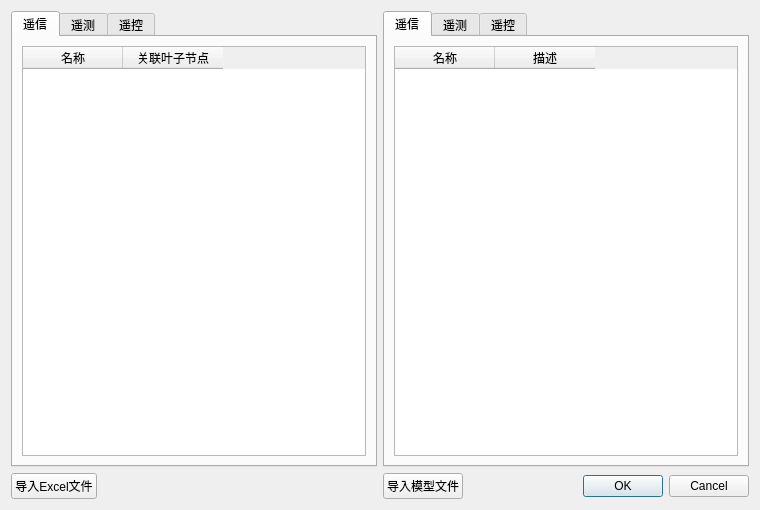
<?xml version="1.0" encoding="UTF-8"?>
<ui version="4.0">
 <class>ConfigDlg</class>
 <widget class="QDialog" name="ConfigDlg">
  <property name="geometry">
   <rect>
    <x>0</x>
    <y>0</y>
    <width>760</width>
    <height>510</height>
   </rect>
  </property>
  <property name="acceptDrops">
   <bool>true</bool>
  </property>
  <property name="windowTitle">
   <string>配置界面</string>
  </property>
  <layout class="QGridLayout" name="gridLayout">
   <item row="0" column="0">
    <widget class="QTabWidget" name="tabEXC">
     <property name="acceptDrops">
      <bool>true</bool>
     </property>
     <property name="currentIndex">
      <number>0</number>
     </property>
     <widget class="QWidget" name="eTab_YX">
      <attribute name="title">
       <string>遥信</string>
      </attribute>
      <layout class="QGridLayout" name="gridLayout_2">
       <item row="0" column="0">
        <widget class="QTableWidget" name="eTable_YX">
         <property name="acceptDrops">
          <bool>true</bool>
         </property>
         <column>
          <property name="text">
           <string>名称</string>
          </property>
         </column>
         <column>
          <property name="text">
           <string>关联叶子节点</string>
          </property>
         </column>
        </widget>
       </item>
      </layout>
     </widget>
     <widget class="QWidget" name="eTab_YC">
      <attribute name="title">
       <string>遥测</string>
      </attribute>
      <layout class="QGridLayout" name="gridLayout_4">
       <item row="0" column="0">
        <widget class="QTableWidget" name="eTable_YC">
         <column>
          <property name="text">
           <string>名称</string>
          </property>
         </column>
         <column>
          <property name="text">
           <string>关联叶子节点</string>
          </property>
         </column>
        </widget>
       </item>
      </layout>
     </widget>
     <widget class="QWidget" name="eTab_YK">
      <attribute name="title">
       <string>遥控</string>
      </attribute>
      <layout class="QGridLayout" name="gridLayout_6">
       <item row="0" column="0">
        <widget class="QTableWidget" name="eTable_YK">
         <column>
          <property name="text">
           <string>名称</string>
          </property>
         </column>
         <column>
          <property name="text">
           <string>关联叶子节点</string>
          </property>
         </column>
        </widget>
       </item>
      </layout>
     </widget>
    </widget>
   </item>
   <item row="0" column="1">
    <widget class="QTabWidget" name="tabICD">
     <property name="acceptDrops">
      <bool>true</bool>
     </property>
     <property name="currentIndex">
      <number>0</number>
     </property>
     <widget class="QWidget" name="iTab_YX">
      <attribute name="title">
       <string>遥信</string>
      </attribute>
      <layout class="QGridLayout" name="gridLayout_3">
       <item row="0" column="0">
        <widget class="QTableWidget" name="iTable_YX">
         <property name="mouseTracking">
          <bool>true</bool>
         </property>
         <property name="acceptDrops">
          <bool>true</bool>
         </property>
         <column>
          <property name="text">
           <string>名称</string>
          </property>
         </column>
         <column>
          <property name="text">
           <string>描述</string>
          </property>
         </column>
        </widget>
       </item>
      </layout>
     </widget>
     <widget class="QWidget" name="iTab_YC">
      <attribute name="title">
       <string>遥测</string>
      </attribute>
      <layout class="QGridLayout" name="gridLayout_5">
       <item row="0" column="0">
        <widget class="QTableWidget" name="iTable_YC">
         <column>
          <property name="text">
           <string>名称</string>
          </property>
         </column>
         <column>
          <property name="text">
           <string>描述</string>
          </property>
         </column>
        </widget>
       </item>
      </layout>
     </widget>
     <widget class="QWidget" name="iTab_YK">
      <attribute name="title">
       <string>遥控</string>
      </attribute>
      <layout class="QGridLayout" name="gridLayout_7">
       <item row="0" column="0">
        <widget class="QTableWidget" name="iTable_YK">
         <column>
          <property name="text">
           <string>名称</string>
          </property>
         </column>
         <column>
          <property name="text">
           <string>描述</string>
          </property>
         </column>
        </widget>
       </item>
      </layout>
     </widget>
    </widget>
   </item>
   <item row="1" column="0" colspan="2">
    <layout class="QHBoxLayout" name="horizontalLayout">
     <item>
      <widget class="QPushButton" name="impEXC">
       <property name="text">
        <string>导入Excel文件</string>
       </property>
      </widget>
     </item>
     <item>
      <spacer name="horizontalSpacer">
       <property name="orientation">
        <enum>Qt::Horizontal</enum>
       </property>
       <property name="sizeHint" stdset="0">
        <size>
         <width>40</width>
         <height>20</height>
        </size>
       </property>
      </spacer>
     </item>
     <item>
      <widget class="QPushButton" name="impICD">
       <property name="text">
        <string>导入模型文件</string>
       </property>
      </widget>
     </item>
     <item>
      <widget class="QDialogButtonBox" name="buttonBox">
       <property name="orientation">
        <enum>Qt::Horizontal</enum>
       </property>
       <property name="standardButtons">
        <set>QDialogButtonBox::Cancel|QDialogButtonBox::Ok</set>
       </property>
      </widget>
     </item>
    </layout>
   </item>
  </layout>
 </widget>
 <resources/>
 <connections>
  <connection>
   <sender>buttonBox</sender>
   <signal>accepted()</signal>
   <receiver>ConfigDlg</receiver>
   <slot>accept()</slot>
   <hints>
    <hint type="sourcelabel">
     <x>248</x>
     <y>254</y>
    </hint>
    <hint type="destinationlabel">
     <x>157</x>
     <y>274</y>
    </hint>
   </hints>
  </connection>
  <connection>
   <sender>buttonBox</sender>
   <signal>rejected()</signal>
   <receiver>ConfigDlg</receiver>
   <slot>reject()</slot>
   <hints>
    <hint type="sourcelabel">
     <x>316</x>
     <y>260</y>
    </hint>
    <hint type="destinationlabel">
     <x>286</x>
     <y>274</y>
    </hint>
   </hints>
  </connection>
 </connections>
</ui>
